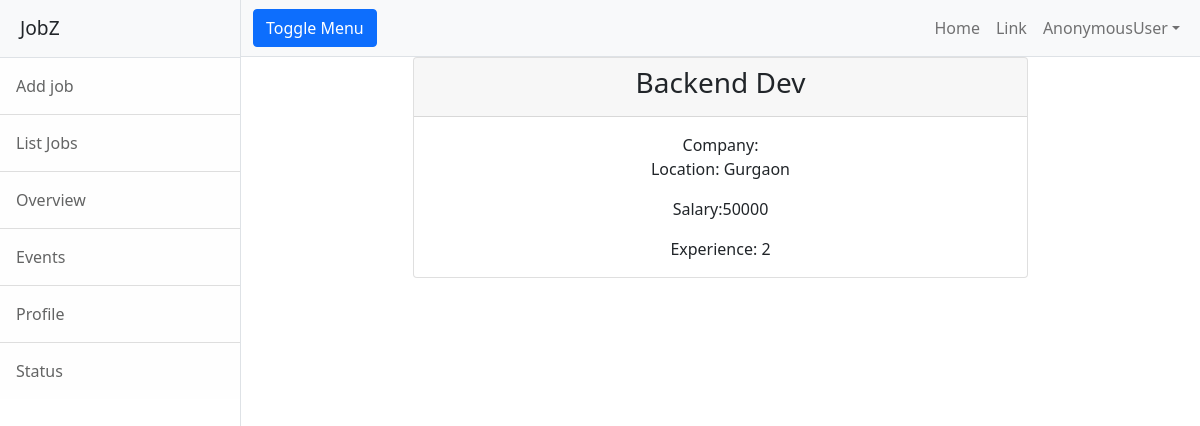
The page /employer/jobs/details/1 on the database its author committed.
### employer/models.py (models this page shows, shortened)
class Jobs(models.Model):
    job_title = models.CharField(max_length=100)
    company = models.ForeignKey(User, on_delete=models.CASCADE, related_name="company")
    location = models.CharField(max_length=100)
    salary = models.PositiveIntegerField(null=True)
    experience = models.PositiveIntegerField(default=0)
    created_date = models.DateField(auto_now_add=True)
    last_date = models.DateField(null=True)
    active_status = models.BooleanField(default=True)

### employer/views.py (the view)
# urls.py: path('jobs/details/<int:id>', views.JobDetailView.as_view(), name="emp-job-detail"),
class JobDetailView(DetailView):
    model = Jobs
    context_object_name = "job"
    template_name = "emp-job-detail.html"
    pk_url_kwarg = "id"

### employer/templates/emp-job-detail.html
{%extends "base.html"%}
{%block body_block%}
<div class="row">
    <div class="col-2"></div>
    <div class="col-8">
        <div class="card text-center">
            <div class="card-header" >
               <h3> {{job.job_title}} </h3>
            </div>
            <div class="card-body">
                    Company:{{job.company_name}}
                <p class="card-text">
                   Location: {{job.location}}
                </p>
                <p class="card-text">
                    Salary:{{job.salary}}
                </p>
                <p class="card-text">
                    Experience: {{job.experience}}
                </p>
            </div>
        </div>
    </div>
    <div class="col-2"></div>
</div>
{%endblock%}

### rows shown on the page
Jobs: job_title "Backend Dev", location "Gurgaon", salary "50000", experience "2"

### other values the page prints
{{ request.user }} "AnonymousUser"
